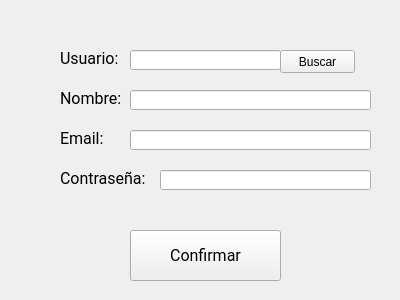
<?xml version="1.0" encoding="UTF-8"?>
<ui version="4.0">
 <class>FormularioEditarUsuario</class>
 <widget class="QWidget" name="FormularioEditarUsuario">
  <property name="geometry">
   <rect>
    <x>0</x>
    <y>0</y>
    <width>400</width>
    <height>300</height>
   </rect>
  </property>
  <property name="windowTitle">
   <string>EDITAR USUARIO</string>
  </property>
  <widget class="QLabel" name="label">
   <property name="geometry">
    <rect>
     <x>60</x>
     <y>90</y>
     <width>71</width>
     <height>16</height>
    </rect>
   </property>
   <property name="font">
    <font>
     <family>Roboto</family>
     <pointsize>12</pointsize>
    </font>
   </property>
   <property name="text">
    <string>Nombre:</string>
   </property>
  </widget>
  <widget class="QLineEdit" name="textField_nombre">
   <property name="geometry">
    <rect>
     <x>130</x>
     <y>90</y>
     <width>241</width>
     <height>20</height>
    </rect>
   </property>
   <property name="font">
    <font>
     <family>Roboto</family>
    </font>
   </property>
  </widget>
  <widget class="QLabel" name="label_2">
   <property name="geometry">
    <rect>
     <x>60</x>
     <y>50</y>
     <width>71</width>
     <height>16</height>
    </rect>
   </property>
   <property name="font">
    <font>
     <family>Roboto</family>
     <pointsize>12</pointsize>
    </font>
   </property>
   <property name="text">
    <string>Usuario:</string>
   </property>
  </widget>
  <widget class="QLineEdit" name="textField_Usuario">
   <property name="geometry">
    <rect>
     <x>130</x>
     <y>50</y>
     <width>151</width>
     <height>20</height>
    </rect>
   </property>
   <property name="font">
    <font>
     <family>Roboto</family>
    </font>
   </property>
  </widget>
  <widget class="QLabel" name="label_3">
   <property name="geometry">
    <rect>
     <x>60</x>
     <y>130</y>
     <width>71</width>
     <height>16</height>
    </rect>
   </property>
   <property name="font">
    <font>
     <family>Roboto</family>
     <pointsize>12</pointsize>
    </font>
   </property>
   <property name="text">
    <string>Email:</string>
   </property>
  </widget>
  <widget class="QLineEdit" name="textField_Email">
   <property name="geometry">
    <rect>
     <x>130</x>
     <y>130</y>
     <width>241</width>
     <height>20</height>
    </rect>
   </property>
   <property name="font">
    <font>
     <family>Roboto</family>
    </font>
   </property>
  </widget>
  <widget class="QLabel" name="label_4">
   <property name="geometry">
    <rect>
     <x>60</x>
     <y>170</y>
     <width>101</width>
     <height>16</height>
    </rect>
   </property>
   <property name="font">
    <font>
     <family>Roboto</family>
     <pointsize>12</pointsize>
    </font>
   </property>
   <property name="text">
    <string>Contraseña:</string>
   </property>
  </widget>
  <widget class="QLineEdit" name="textField_Password">
   <property name="geometry">
    <rect>
     <x>160</x>
     <y>170</y>
     <width>211</width>
     <height>20</height>
    </rect>
   </property>
   <property name="font">
    <font>
     <family>Roboto</family>
    </font>
   </property>
  </widget>
  <widget class="QPushButton" name="Boton_ConfirmarCambios">
   <property name="geometry">
    <rect>
     <x>130</x>
     <y>230</y>
     <width>151</width>
     <height>51</height>
    </rect>
   </property>
   <property name="font">
    <font>
     <family>Roboto</family>
     <pointsize>12</pointsize>
    </font>
   </property>
   <property name="text">
    <string>Confirmar</string>
   </property>
  </widget>
  <widget class="QPushButton" name="Boton_BuscarUsuario">
   <property name="geometry">
    <rect>
     <x>280</x>
     <y>50</y>
     <width>75</width>
     <height>23</height>
    </rect>
   </property>
   <property name="text">
    <string>Buscar</string>
   </property>
  </widget>
 </widget>
 <resources/>
 <connections/>
</ui>
